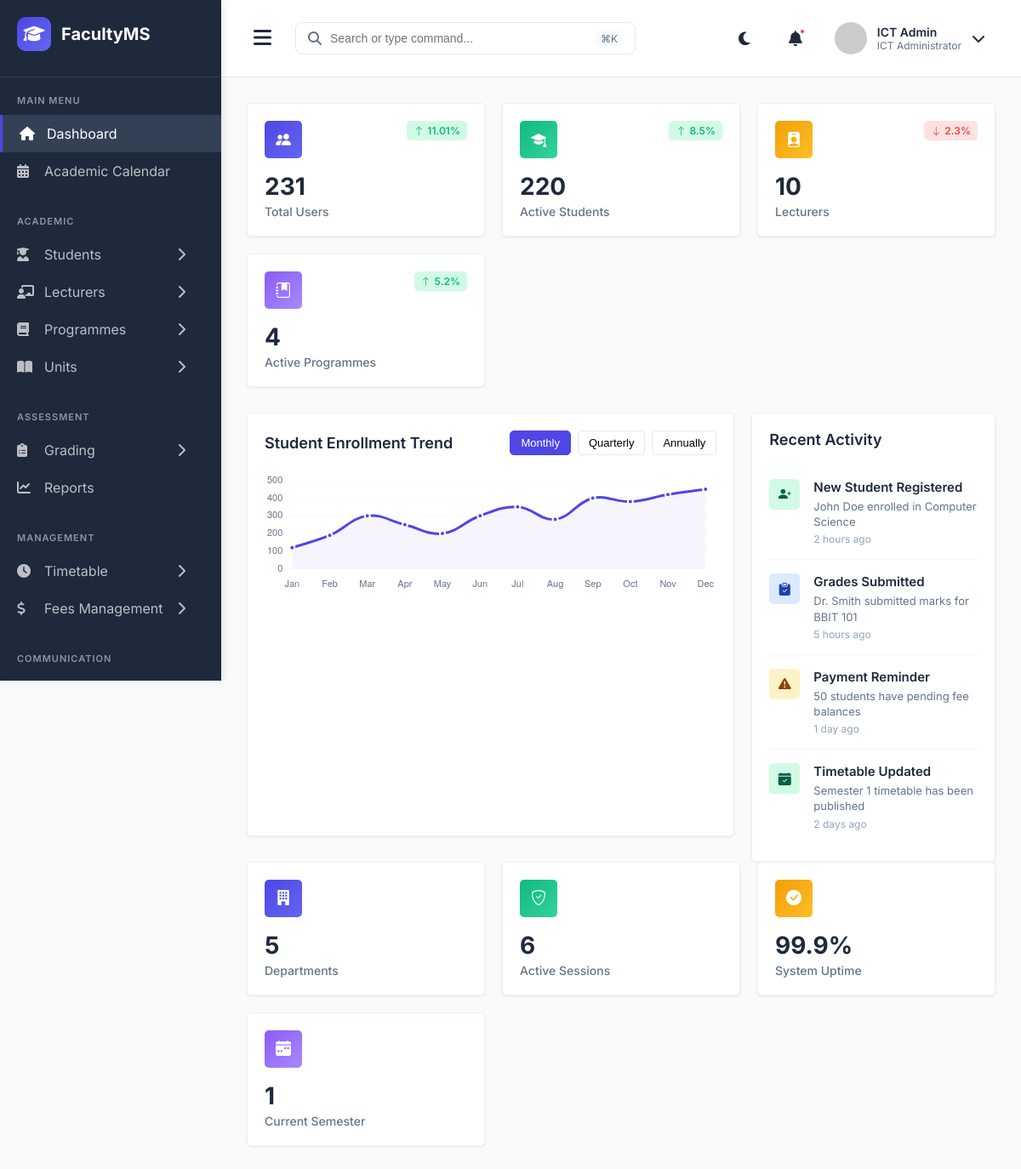
Before: /dashboard/admin- (signed in) with the older database file.
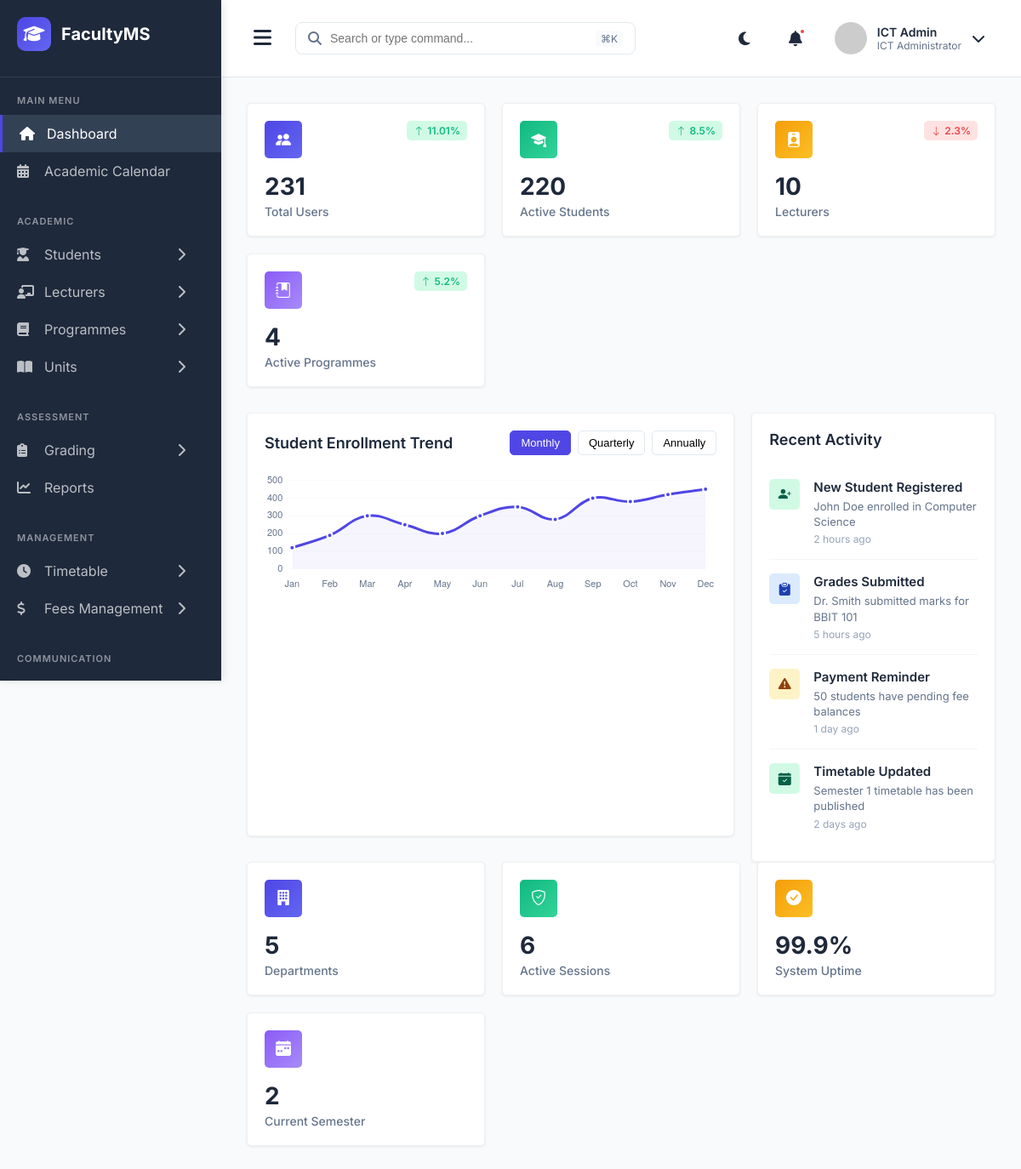
After: the same page with the newer database file.
### main_application/models.py (models this page shows, shortened)
class Semester(models.Model):
    SEMESTER_CHOICES = (
        (1, 'Semester 1'),
        (2, 'Semester 2'),
        (3, 'Semester 3'),
    )
    academic_year = models.ForeignKey(AcademicYear, on_delete=models.CASCADE, related_name='semesters')
    semester_number = models.IntegerField(choices=SEMESTER_CHOICES)
    start_date = models.DateField()
    end_date = models.DateField()
    is_current = models.BooleanField(default=False)
    registration_deadline = models.DateField()
    class Meta:
        db_table = 'semesters'
        unique_together = ('academic_year', 'semester_number')
        ordering = ['-academic_year', 'semester_number']

### main_application/views.py (the view)
# urls.py: path('dashboard/admin-', views.admin_dashboard, name='admin_dashboard'),
@login_required
def admin_dashboard(request):
    if request.user.user_type not in ['ICT_ADMIN'] and not (request.user.is_superuser or request.user.is_staff):
        messages.error(request, 'Access denied. You do not have permission to view this page.')
        return redirect_to_dashboard(request.user)
    try:
        context = {
            'current_semester': get_current_semester(),
            'total_users': get_total_users(),
            'total_students': get_all_students_count(),
            'total_lecturers': get_all_lecturers_count(),
            'total_programmes': get_all_programmes_count(),
            'total_departments': get_all_departments_count(),
            'active_sessions': get_active_sessions_count(),
            'system_health': get_system_health(),
            'recent_activities': get_recent_system_activities(),
        }
        return render(request, 'dashboards/admin_dashboard.html', context)
    except Exception as e:
        messages.error(request, f'Error loading dashboard: {str(e)}')
        return redirect('login')

### main_application/views.py (called while the page is built)
def get_current_semester():
    from .models import Semester
    try:
        return Semester.objects.filter(is_current=True).first()
    except:
        return None

def get_all_students_count():
    from .models import Student
    return Student.objects.filter(is_active=True).count()

def get_all_lecturers_count():
    from .models import Lecturer
    return Lecturer.objects.filter(is_active=True).count()

def get_all_programmes_count():
    from .models import Programme
    return Programme.objects.filter(is_active=True).count()

def get_all_departments_count():
    from .models import Department
    return Department.objects.count()

def get_total_users():
    from .models import User
    return User.objects.filter(is_active=True).count()

def get_active_sessions_count():
    from django.contrib.sessions.models import Session
    from django.utils import timezone
    return Session.objects.filter(expire_date__gte=timezone.now()).count()

def get_system_health():
    return {
        'status': 'healthy',
        'database': 'connected',
        'cache': 'active',
        'uptime': '99.9%'
    }

def get_recent_system_activities():
    return []

### templates/dashboards/admin_dashboard.html (shortened to what the changed rows need)
{% extends 'admin_base.html' %}
{% block extra_css %}
<link rel="stylesheet" href="https://cdn.jsdelivr.net/npm/bootstrap-icons@1.10.0/font/bootstrap-icons.css">
{% endblock %}
{% block content %}
<div class="stats-grid">
    <div class="stat-card">
        <div class="stat-header">
            <div class="stat-icon purple">
            </div>
        </div>
        <div class="stat-value">{{ current_semester.semester_number|default:"N/A" }}</div>
        <div class="stat-label">Current Semester</div>
    </div>
</div>
{% endblock %}

Changed rows visible on the page:
no longer on this page (row edited): Semester: semester_number "1"
now on this page (row edited): Semester: semester_number "2"
